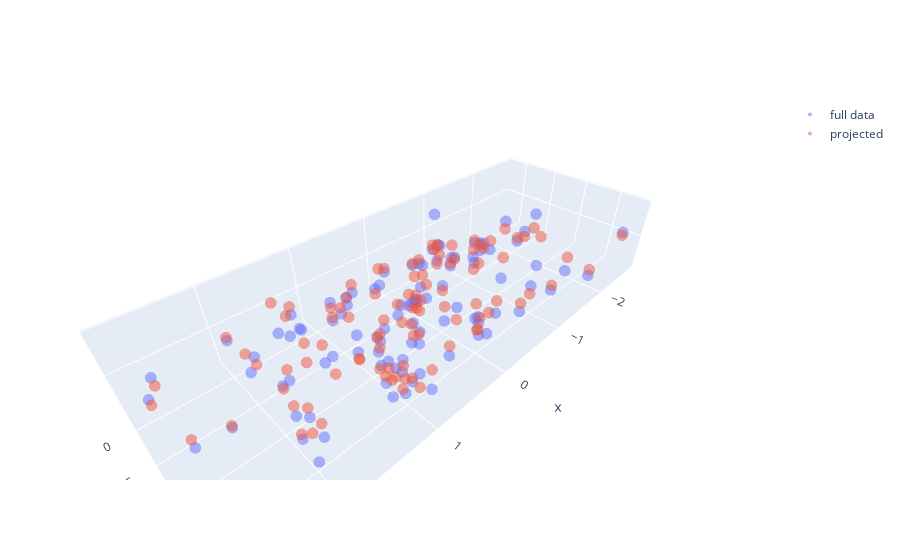

Here is the notebook cell this chart was saved with:
### Code cell
# red is projected data set
# blue is full data set
fig = go.Figure(data=[(go.Scatter3d(x=new_data_all[:,0], y=new_data_all[:,1], z=new_data_all[:,2],
        mode='markers', marker=dict(size=4,opacity=0.5), name="full data" ))])
fig.add_trace(go.Scatter3d(x=new_data_proj[:,0], y=new_data_proj[:,1], z=new_data_proj[:,0]*0,
        mode='markers', marker=dict(size=4,opacity=0.5), name="projected" ) )
fig.update_layout(scene_aspectmode='data')
fig.show()
